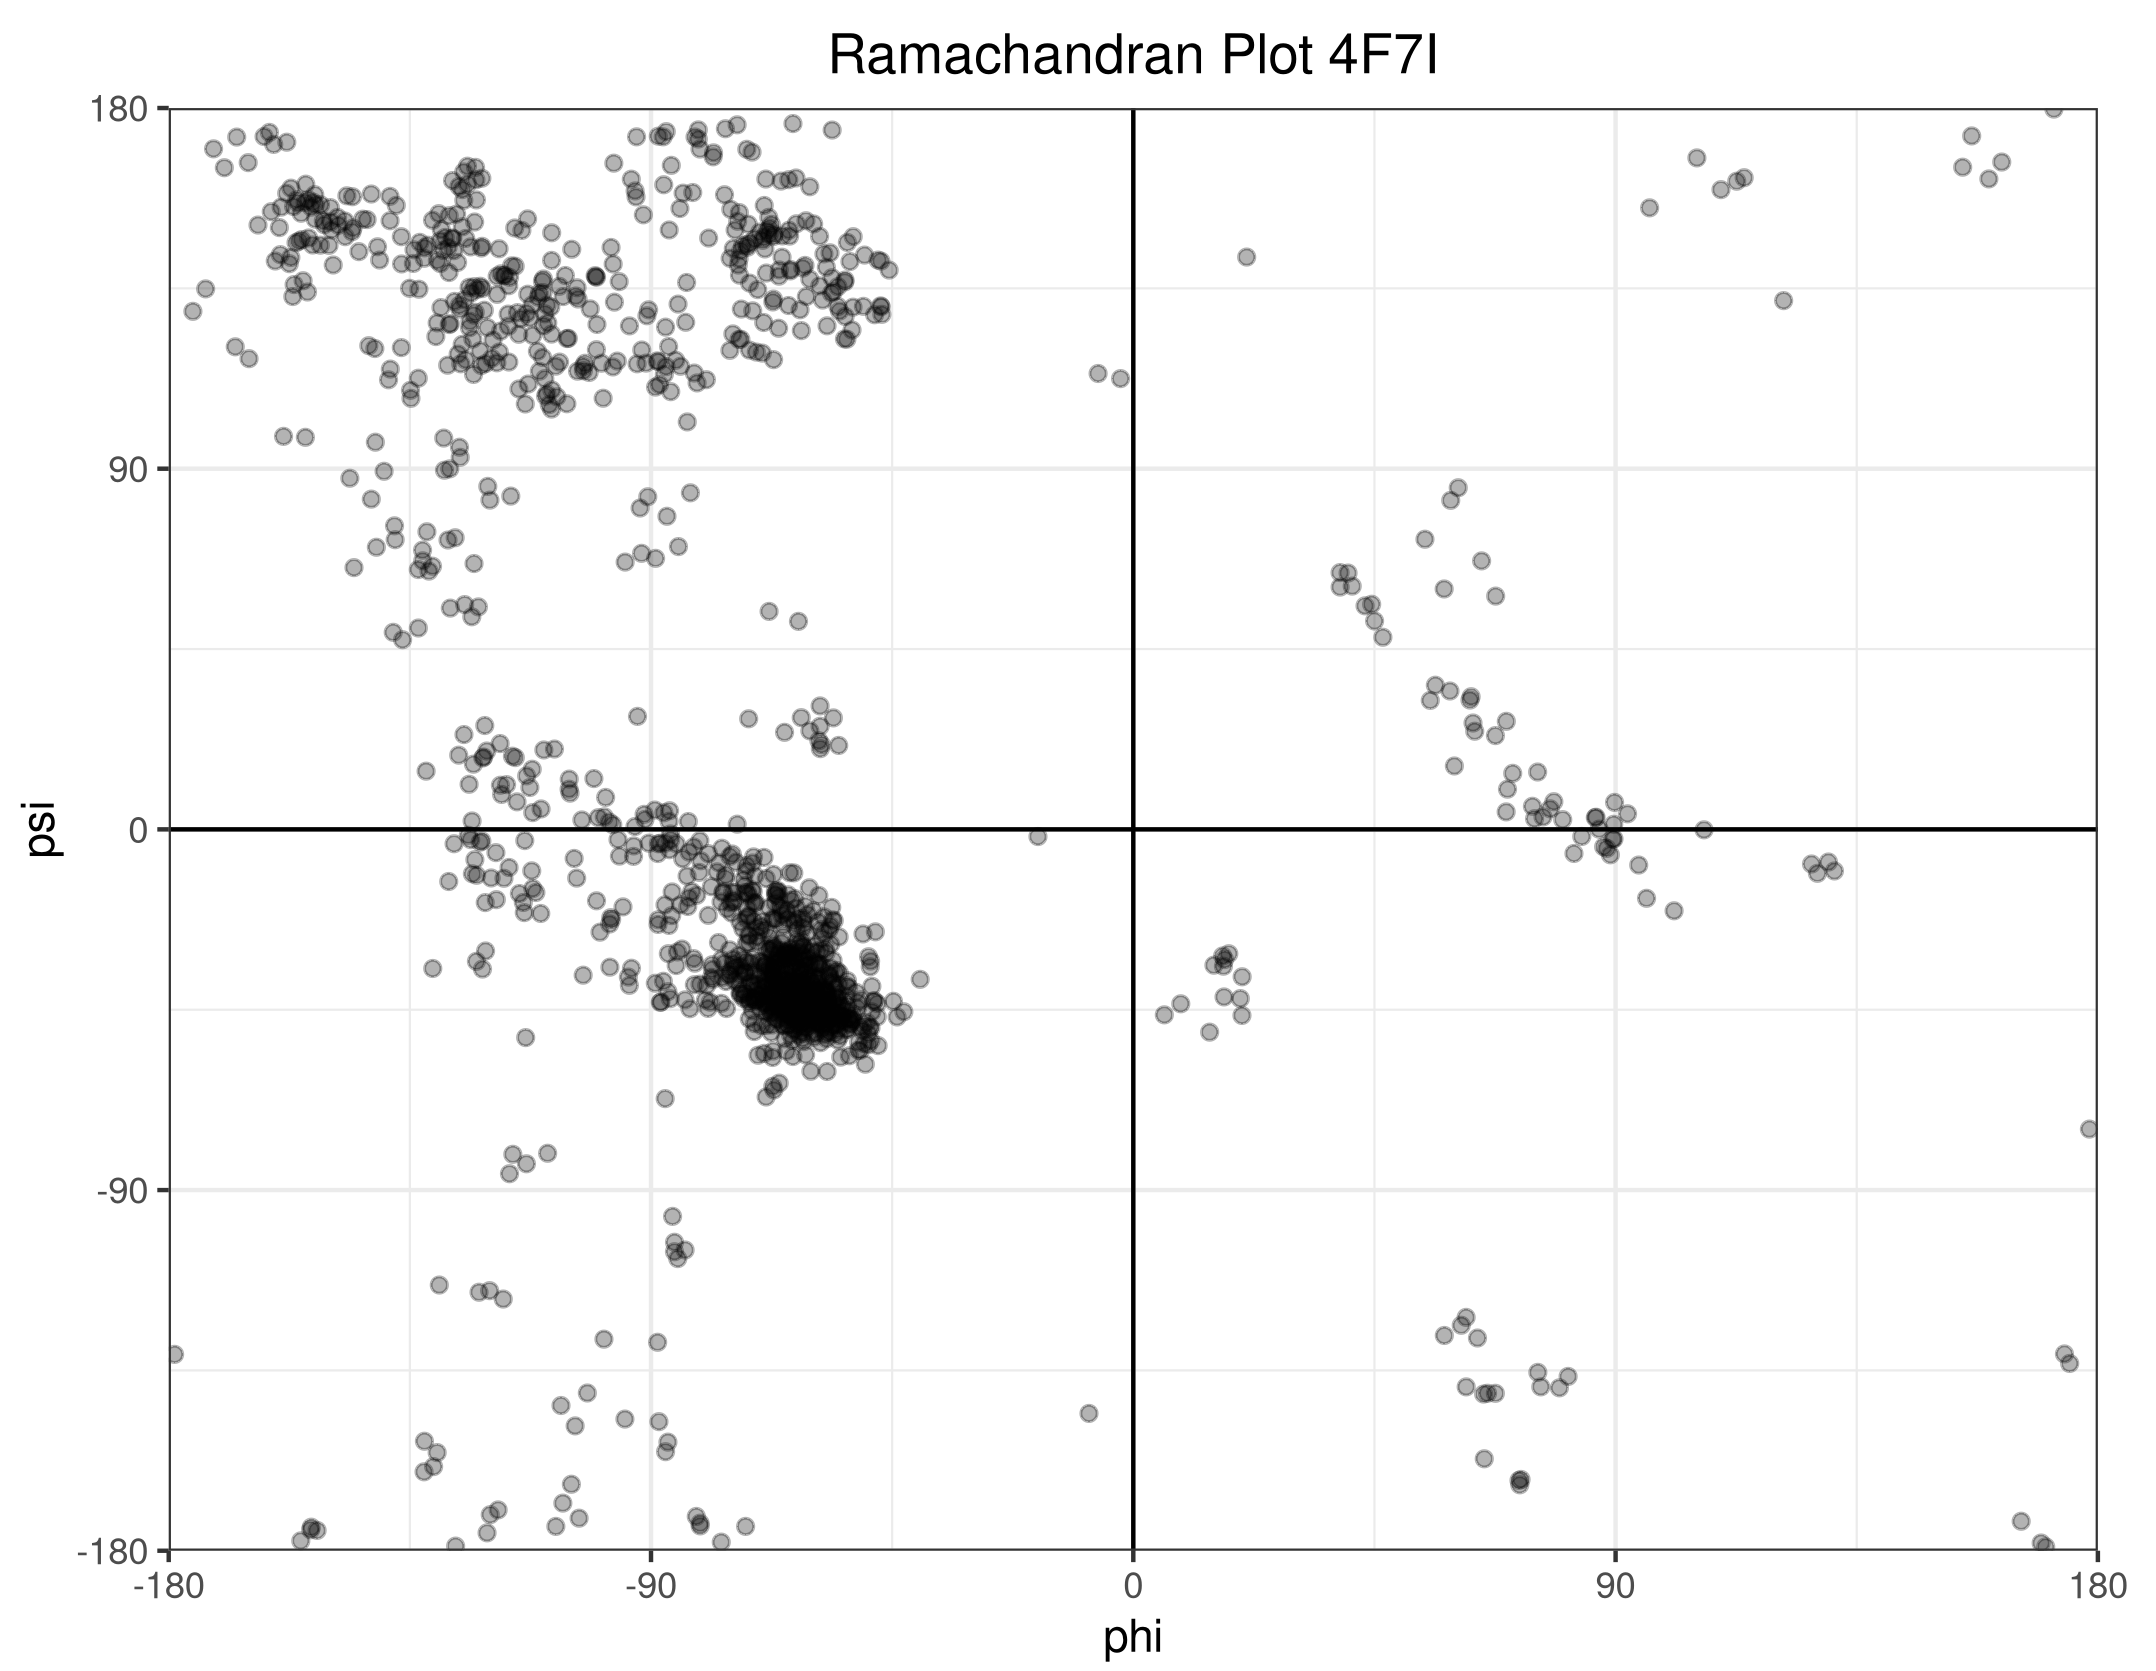

This figure's R source:
library(tidyverse)
ramachandran <- read_csv('ramachandran.csv')
ramachandran %>%
  ggplot(aes(phi, psi)) +
  geom_hline(yintercept = 0) +
  geom_vline(xintercept = 0) +
  geom_point(alpha=0.3)+
  scale_x_continuous(limits = c(-180, 180), breaks = seq(-180, 180, 90), expand = c(0,0))+
  scale_y_continuous(limits = c(-180, 180), breaks = seq(-180, 180, 90), expand = c(0,0))+
  labs(title="Ramachandran Plot 4F7I")+
  theme_bw()+
  theme(plot.title = element_text(hjust = 0.5), plot.margin = margin(8,14,2,5))

ggsave("ramachandran.png")